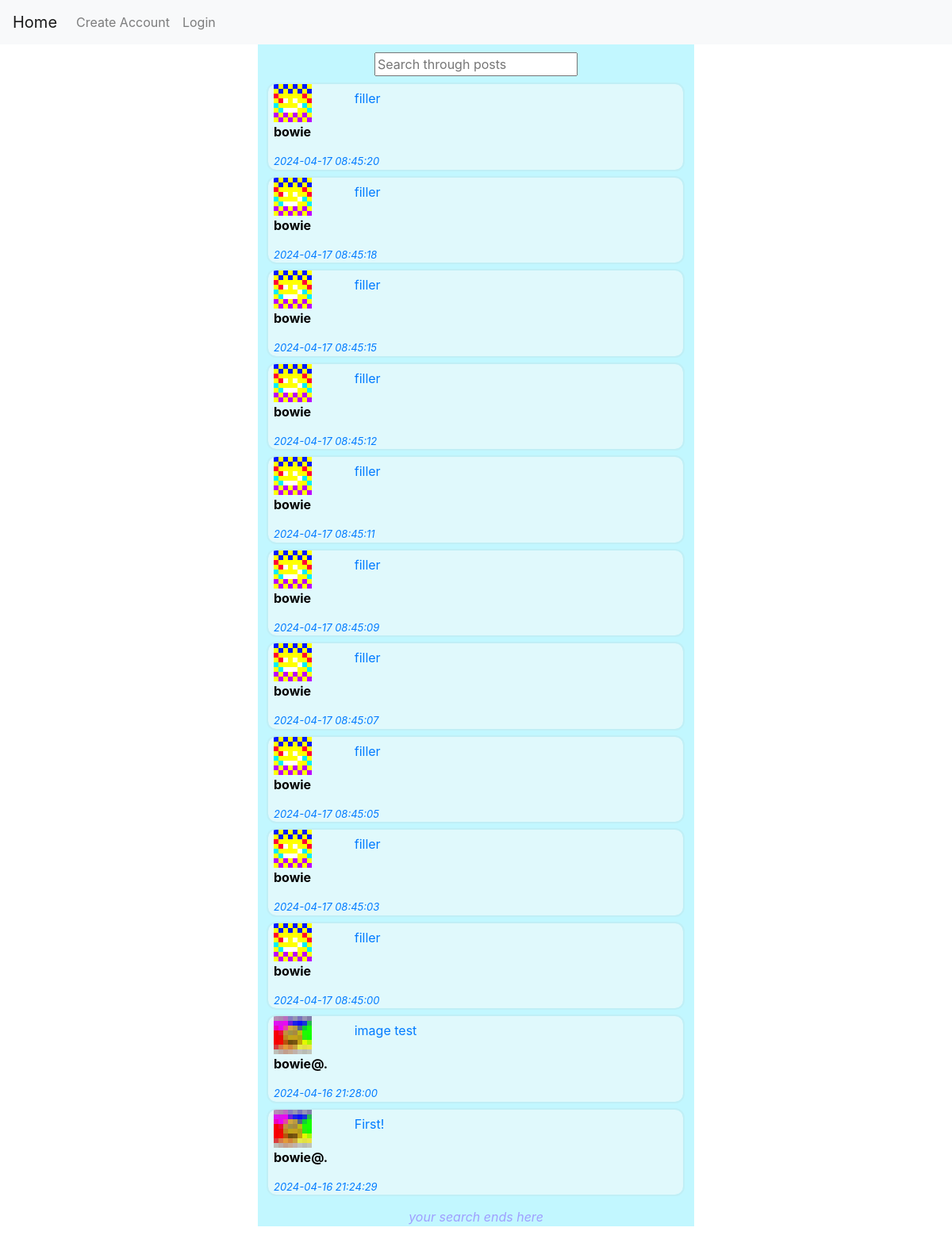
The page /search on the database as committed earlier.
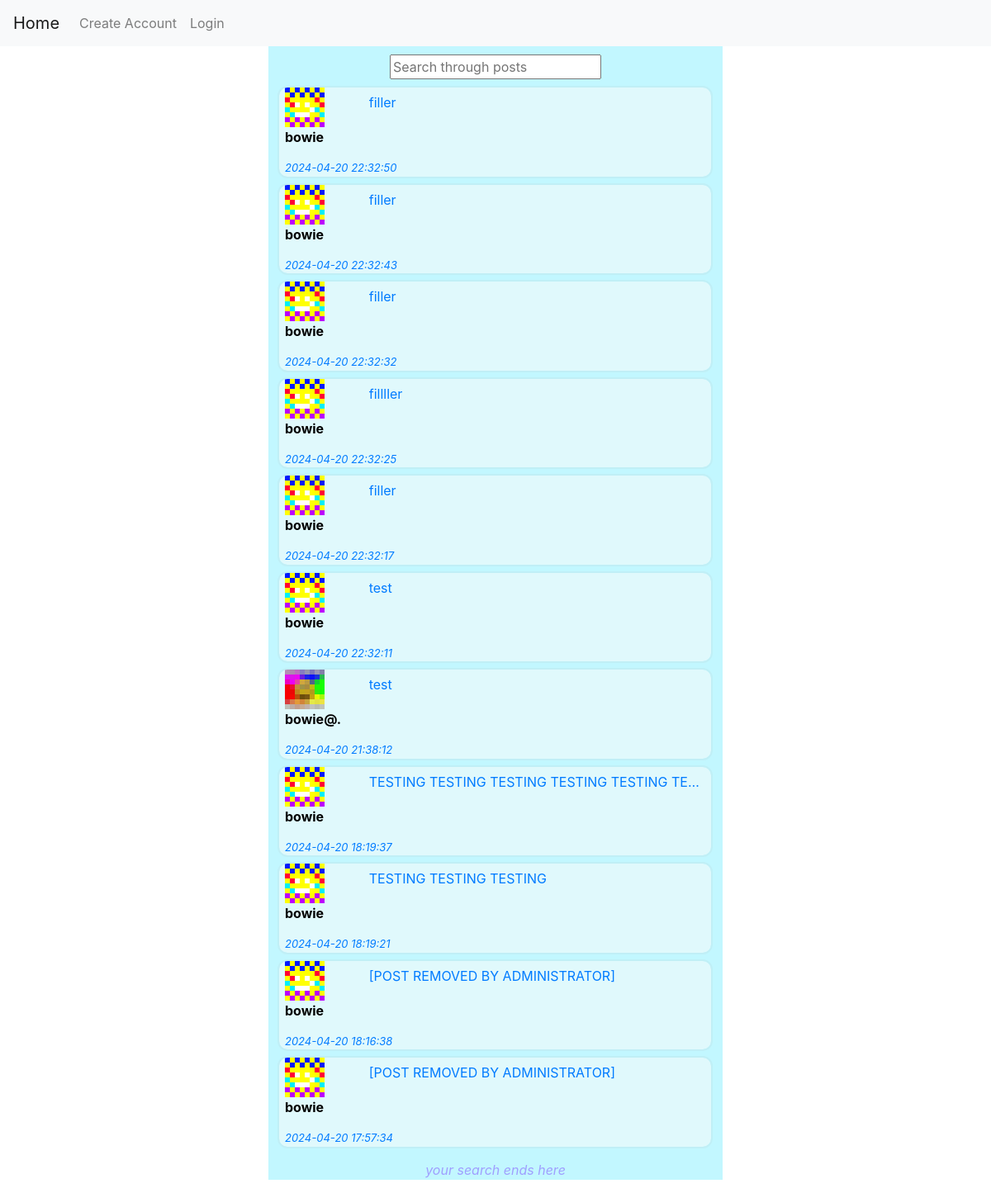
The same page on the database as committed later.
### main.py (models this page shows, shortened)
class posts(db.Model):
    _id = db.Column("id", db.Integer, primary_key=True)
    op = db.Column(db.String(100))
    content = db.Column(db.String)
    imglink = db.Column(db.String)
    date = db.Column(db.String)

### main.py (the view)
@app.route("/search", methods=['GET', 'POST'])
def search():
    postlist = posts.query.order_by(posts.date.desc()).all()
    return(render_template("search.html", postlist=postlist))

### templates/search.html (shortened to what this page needs)
{% extends "base.html"%}
{% block content %}
<body>
    <div class="center">
        <input type="text" class="live-search-box" placeholder="Search through posts" style="margin-top: 10px;"/>
        <ul class="live-search-list" type="None" style="padding: 0;">
            {% for post in postlist %}
            <div class="post" style="width: 95%; margin-left: 13px;">
                    <li>
                        <a href="/findpost/{{ post._id }}" class="fill-div" style="text-decoration: none;">
                        <div class="posttext">
                            <div class="truncatedcontent" style="float:right;">
                                <p class="cutofftext">
                                    {{ post.content }}
                                </p>
                            </div>
                            <img style="height: 48; width: 48;" src="{{ url_for('static', filename='/avatars/') }}{{ post.op }}.png" alt="img not found" />
                            <p class="name">{{ post.op }}</p>
                            <div class="date">{{ post.date }}</div>
                        </div>
                        </a>
                    </li>
            </div>
            {% endfor %}
        </ul>
        <p style="color: rgb(159, 159, 255); font-style: italic;"> your search ends here </p>
    </div>
</body>
{% endblock %}

### templates/base.html (shortened to what this page needs)
<html>
<head>
    <link rel="stylesheet" href="https://cdn.jsdelivr.net/npm/bootstrap@4.3.1/dist/css/bootstrap.min.css">
    <link rel="stylesheet" type="text/css" href="{{ url_for('static', filename='style.css')}}">
</head>
    <body>
        <nav class="navbar navbar-expand-lg navbar-light bg-light">
            <a class="navbar-brand" href="/feed">Home</a>
            <div class="collapse navbar-collapse" id="navbarNav">
              <ul class="navbar-nav">
                {% if "user" in session %}
                    <li class="nav-item">
                        <a class="nav-link" href="/userpages/{{ session.user }}">Profile</a>
                    </li>
                    <li class="nav-item">
                        <a class="nav-link" href="/logout">Logout</a>
                    </li>
                {% else %}
                    <li class="nav-item">
                        <a class="nav-link" href="/register">Create Account</a>
                    </li>
                    <li class="nav-item">
                        <a class="nav-link" href="/login">Login</a>
                    </li>
                {% endif %}
              </ul>
            </div>
          </nav>
        <div class="container-fluid">
            {% block content %}
            {% endblock %}
        </div>
      </body>
</html>

### static/style.css (style rules this page uses)
div .center { text-align: center; margin: auto; width: 550px; height: auto; background: rgb(194, 247, 255); }
.cutofftext { white-space: nowrap; overflow: hidden; text-overflow: ellipsis; }
.truncatedcontent { vertical-align: top; margin-top: 6px; margin-left: 10px; font-style: normal; font-size: medium; width: 80%; white-space: nowrap; overflow: hidden; text-overflow: ellipsis; }
img { image-rendering: pixelated; }
div .post { border-radius: 10px; margin-top: 10px; text-align: left; background: rgb(224, 249, 252); outline: 2px solid rgb(192, 239, 246); width: auto; }
div .date { font-style: italic; font-size: small; }
.name { color: black; font-style: normal; font-size: medium; font-weight: bold; }
div .posttext { margin-left: 7px; margin-right: 7px; }

Rows that differ between the two databases and show on the page:
removed posts: content "filler", op (picture), op "bowie", date "2024-04-17 08:45:20"
changed posts (number 1 of 11 on the later page): date "2024-04-17 08:45:18" → "2024-04-20 22:32:50"
changed posts (number 2 of 11 on the later page): date "2024-04-17 08:45:15" → "2024-04-20 22:32:43"
changed posts (number 3 of 11 on the later page): date "2024-04-17 08:45:12" → "2024-04-20 22:32:32"
changed posts: content "filler" → "fillller"; date "2024-04-17 08:45:11" → "2024-04-20 22:32:25"
changed posts (number 5 of 11 on the later page): date "2024-04-17 08:45:09" → "2024-04-20 22:32:17"
changed posts (number 6 of 11 on the later page): content "filler" → "test"; date "2024-04-17 08:45:07" → "2024-04-20 22:32:11"
changed posts: content "filler" → "test"; op: a different picture; op "bowie" → "bowie@."; date "2024-04-17 08:45:05" → "2024-04-20 21:38:12"
changed posts: content "filler" → "TESTING TESTING TESTING TESTING TESTING TE…"; date "2024-04-17 08:45:03" → "2024-04-20 18:19:37"
changed posts: content "filler" → "TESTING TESTING TESTING"; date "2024-04-17 08:45:00" → "2024-04-20 18:19:21"
changed posts (number 10 of 11 on the later page): content "image test" → "[POST REMOVED BY ADMINISTRATOR]"; op: a different picture; op "bowie@." → "bowie"; date "2024-04-16 21:28:00" → "2024-04-20 18:16:38"
changed posts (number 11 of 11 on the later page): content "First!" → "[POST REMOVED BY ADMINISTRATOR]"; op: a different picture; op "bowie@." → "bowie"; date "2024-04-16 21:24:29" → "2024-04-20 17:57:34"
